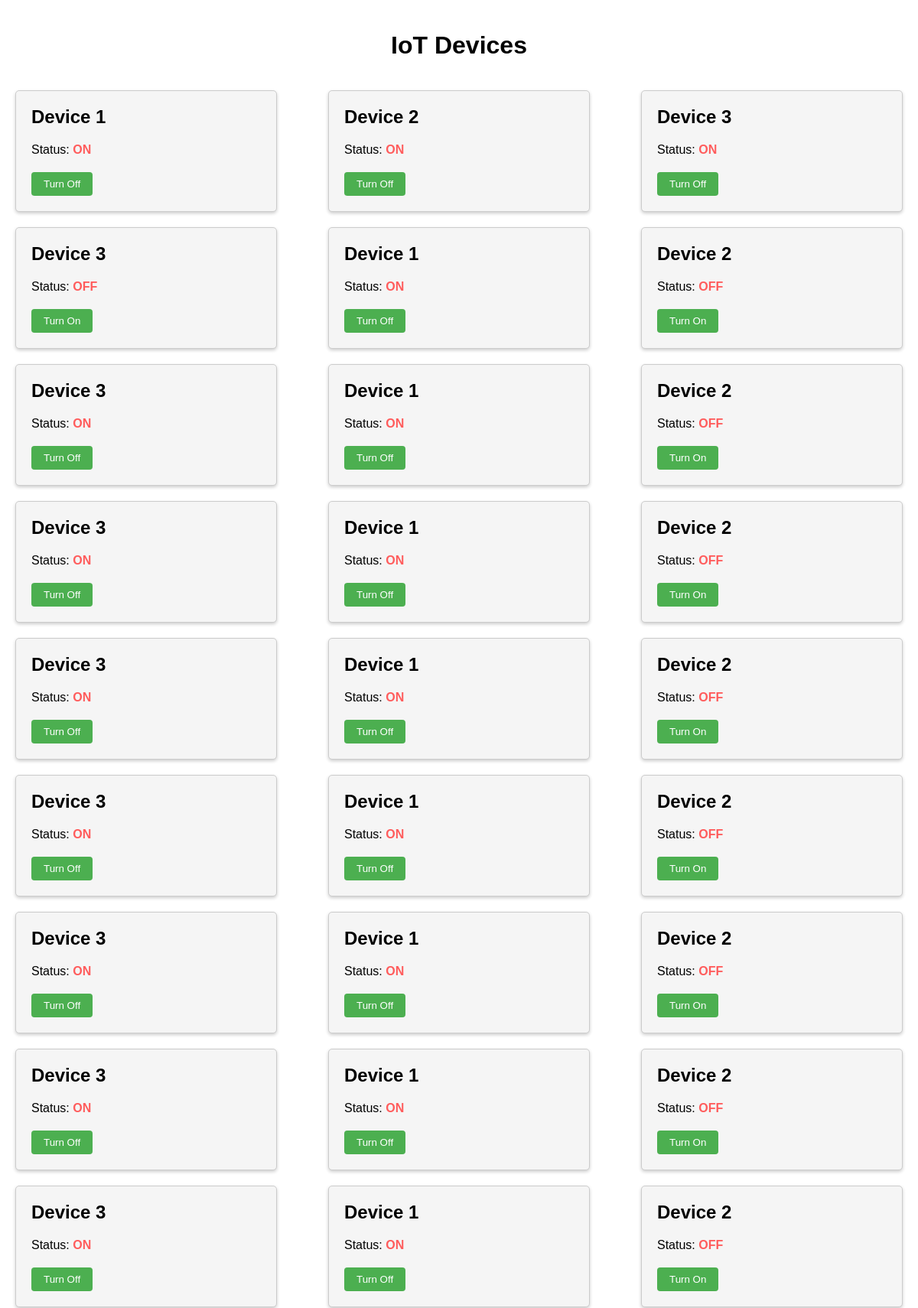
The app's page /home.php (upper part) with its own data.
### tables this page shows
CREATE TABLE `devices` (
  `id` int(11) NOT NULL,
  `name` varchar(55) NOT NULL,
  `status` int(11) NOT NULL,
  `timestamp` timestamp NOT NULL DEFAULT current_timestamp() ON UPDATE current_timestamp()
);

### home.php (the view, shortened to what this page needs)
<?php
$dbHost = "localhost";
$dbUsername = "root";
$dbPassword = "";
$dbName = "iot_website_db";
$conn = new mysqli($dbHost, $dbUsername, $dbPassword, $dbName);
$sql = "SELECT * FROM devices";
$result = $conn->query($sql);
?>
<!DOCTYPE html>
<html>
<head>
</head>
<body>
    <h1>IoT Devices</h1>
    <div class="device-container">
        <?php
        if ($result->num_rows > 0) {
            while ($row = $result->fetch_assoc()) {
                $deviceName = $row["name"];
                $status = $row["status"];
        ?>
                <div class="device-card">
                    <h2><?php echo $deviceName; ?></h2>
                    <p>Status: <span class="status"><?php echo ($status ? "ON" : "OFF"); ?></span></p>
                    <form action="control.php" method="post">
                        <button type="submit"><?php echo ($status ? "Turn Off" : "Turn On"); ?></button>
                    </form>
                </div>
        <?php
            }
        } else {
            echo "No devices found.";
        }
        ?>
    </div>
</body>
</html>

### home.php (style rules this page uses)
body { font-family: Arial, sans-serif; margin: 0; padding: 20px; }
h1 { text-align: center; }
.device-container { display: flex; flex-wrap: wrap; justify-content: space-between; margin-top: 20px; }
.device-card { width: 300px; background-color: #f5f5f5; border: 1px solid #ccc; border-radius: 5px; padding: 20px; margin-bottom: 20px; }
.device-card h2 { margin-top: 0; }
.device-card p { margin-top: 10px; }
.device-card .status { font-weight: bold; }
.device-card form { margin-top: 20px; }
.device-card button { padding: 8px 16px; background-color: #4CAF50; color: #fff; border: none; border-radius: 4px; cursor: pointer; }
.device-container { margin-top: 40px; }
.device-card { box-shadow: 0 2px 4px rgba(0, 0, 0, 0.2); transition: box-shadow 0.3s ease; }
.device-card .status { color: #ff5c5c; }

### records on screen
devices: name "Device 1", status "ON"
devices: name "Device 2", status "ON"
devices: name "Device 3", status "ON"
devices: name "Device 3", status "OFF"
devices: name "Device 1", status "ON"
devices: name "Device 2", status "OFF"
devices: name "Device 3", status "ON"
devices: name "Device 1", status "ON"
devices: name "Device 2", status "OFF"
devices: name "Device 3", status "ON"
devices: name "Device 1", status "ON"
devices: name "Device 2", status "OFF"
devices: name "Device 3", status "ON"
devices: name "Device 1", status "ON"
devices: name "Device 2", status "OFF"
devices: name "Device 3", status "ON"
devices: name "Device 1", status "ON"
devices: name "Device 2", status "OFF"
devices: name "Device 3", status "ON"
devices: name "Device 1", status "ON"
devices: name "Device 2", status "OFF"
devices: name "Device 3", status "ON"
devices: name "Device 1", status "ON"
devices: name "Device 2", status "OFF"
devices: name "Device 3", status "ON"
devices: name "Device 1", status "ON"
devices: name "Device 2", status "OFF"
